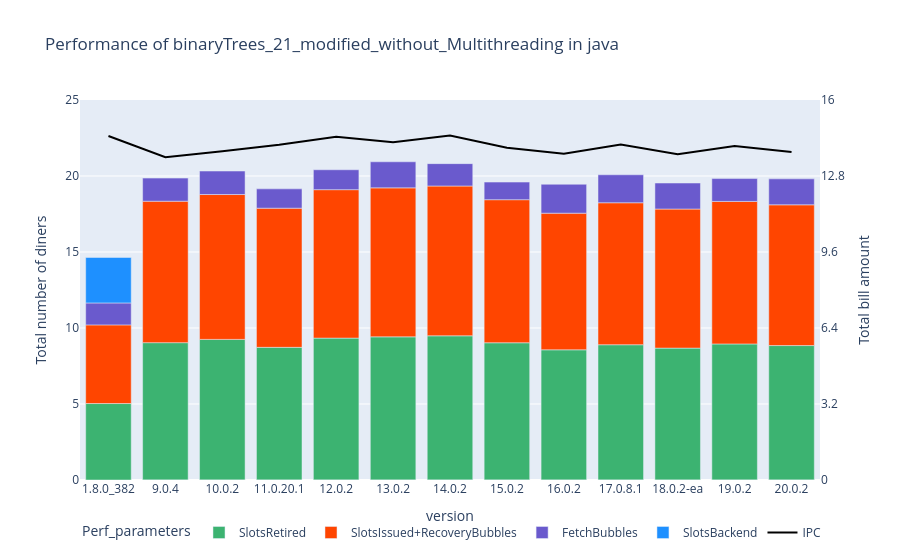
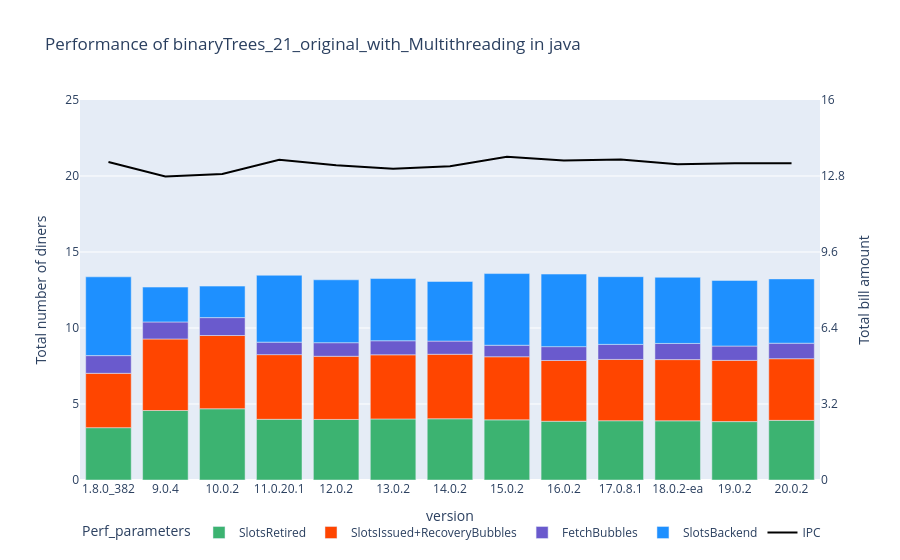
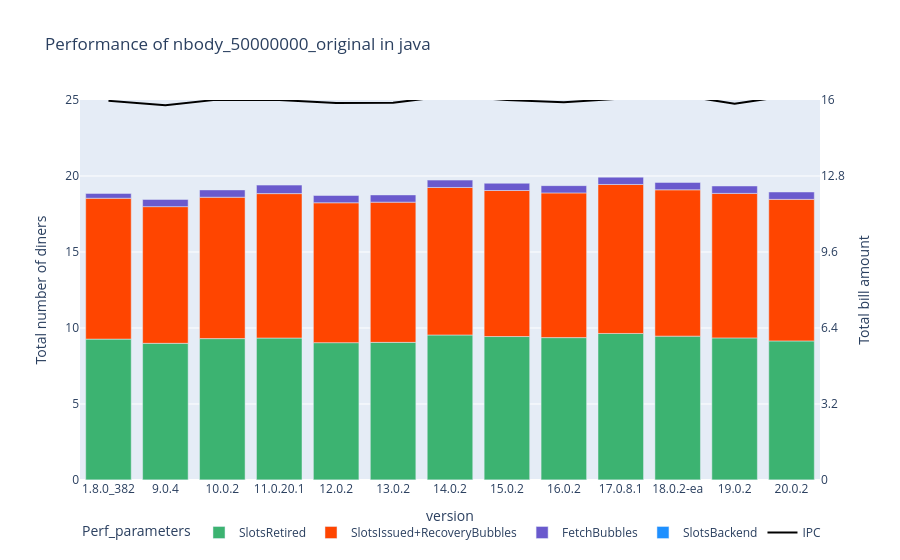

Notebook source saved alongside these figures, in order:
### Code cell
x_data = "version"
categories = ['SlotsRetired','SlotsIssued+RecoveryBubbles','FetchBubbles','SlotsBackend']
color_list = ["MediumSeaGreen", "OrangeRed", "SlateBlue", "DodgerBlue"]
programs = df_perf["path"].unique()

flag = True

for program in programs:
    df = df_perf.groupby([x_data,"path"], sort=False)[categories].median().reset_index()
    df_IPC = df_perf.groupby([x_data,"path"], sort=False)[['TotalSlots']].median().reset_index()
    df_IPC = df_IPC.query('path == "'+ program +'"')
    df_IPC = df_IPC.drop('path', axis=1)
    
    df = df[df['version'].str.contains("2.5.6|2.7.18|3.0.1|3.4.10|3.5.10") == False]
    df = df.query('path == "'+ program +'"')
    df = df.drop('path', axis=1)

    df_melted = pd.melt(df, id_vars=['version'], var_name='Perf_parameters', value_name='Value')
    df_melted_2 = pd.melt(df_IPC, id_vars=['version'], var_name='IPC', value_name='Value')

    fig = px.bar(df_melted,
                x = "version",
                y = "Value",
                color = "Perf_parameters",
                color_discrete_sequence=color_list,
                title="Performance of " + program + " in " + language)
    fig.add_trace(
        go.Scatter(
            x=df_melted_2["version"],
            y=df_melted_2["Value"],
            mode="lines",
            yaxis="y2",
            marker=dict(color="black"),
            name="IPC"
        )
    )
    fig.update_layout(
        legend=dict(orientation="h"),
        yaxis=dict(
            title=dict(text="Issue-pipeline slots (10^9)"),
            side="left",
            range=[0, 25],
        ),
        yaxis2=dict(
            title=dict(text="Total number of slots (10^9)"),
            side="right",
            range=[0, 16],
            overlaying="y",
            tickmode="sync",
        ),
    )

    fig.show()

### Figure 1 — Plotly figure (JSON) as saved in the notebook; plotly's stock layout.template omitted (floating-point values rounded to 4 significant figures)
{"data": [{"alignmentgroup": "True", "hovertemplate": "Perf_parameters=SlotsRetired<br>version=%{x}<br>Value=%{y}<extra></extra>", "legendgroup": "SlotsRetired", "marker": {"color": "MediumSeaGreen", "pattern": {"shape": ""}}, "name": "SlotsRetired", "offsetgroup": "SlotsRetired", "orientation": "v", "showlegend": true, "textposition": "auto", "type": "bar", "x": ["1.8.0_382", "9.0.4", "10.0.2", "11.0.20.1", "12.0.2", "13.0.2", "14.0.2", "15.0.2", "16.0.2", "17.0.8.1", "18.0.2-ea", "19.0.2", "20.0.2"], "xaxis": "x", "y": [5.031, 9.035, 9.251, 8.728, 9.335, 9.419, 9.487, 9.029, 8.566, 8.899, 8.677, 8.952, 8.845], "yaxis": "y"}, {"alignmentgroup": "True", "hovertemplate": "Perf_parameters=SlotsIssued+RecoveryBubbles<br>version=%{x}<br>Value=%{y}<extra></extra>", "legendgroup": "SlotsIssued+RecoveryBubbles", "marker": {"color": "OrangeRed", "pattern": {"shape": ""}}, "name": "SlotsIssued+RecoveryBubbles", "offsetgroup": "SlotsIssued+RecoveryBubbles", "orientation": "v", "showlegend": true, "textposition": "auto", "type": "bar", "x": ["1.8.0_382", "9.0.4", "10.0.2", "11.0.20.1", "12.0.2", "13.0.2", "14.0.2", "15.0.2", "16.0.2", "17.0.8.1", "18.0.2-ea", "19.0.2", "20.0.2"], "xaxis": "x", "y": [5.175, 9.307, 9.53, 9.154, 9.766, 9.8, 9.855, 9.412, 8.988, 9.341, 9.149, 9.375, 9.26], "yaxis": "y"}, {"alignmentgroup": "True", "hovertemplate": "Perf_parameters=FetchBubbles<br>version=%{x}<br>Value=%{y}<extra></extra>", "legendgroup": "FetchBubbles", "marker": {"color": "SlateBlue", "pattern": {"shape": ""}}, "name": "FetchBubbles", "offsetgroup": "FetchBubbles", "orientation": "v", "showlegend": true, "textposition": "auto", "type": "bar", "x": ["1.8.0_382", "9.0.4", "10.0.2", "11.0.20.1", "12.0.2", "13.0.2", "14.0.2", "15.0.2", "16.0.2", "17.0.8.1", "18.0.2-ea", "19.0.2", "20.0.2"], "xaxis": "x", "y": [1.444, 1.519, 1.545, 1.27, 1.309, 1.716, 1.472, 1.159, 1.903, 1.841, 1.711, 1.504, 1.706], "yaxis": "y"}, {"alignmentgroup": "True", "hovertemplate": "Perf_parameters=SlotsBackend<br>version=%{x}<br>Value=%{y}<extra></extra>", "legendgroup": "SlotsBackend", "marker": {"color": "DodgerBlue", "pattern": {"shape": ""}}, "name": "SlotsBackend", "offsetgroup": "SlotsBackend", "orientation": "v", "showlegend": true, "textposition": "auto", "type": "bar", "x": ["1.8.0_382", "9.0.4", "10.0.2", "11.0.20.1", "12.0.2", "13.0.2", "14.0.2", "15.0.2", "16.0.2", "17.0.8.1", "18.0.2-ea", "19.0.2", "20.0.2"], "xaxis": "x", "y": [2.99, -6.083, -6.355, -5.081, -6.012, -6.539, -6.287, -5.605, -5.589, -5.786, -5.743, -5.648, -5.903], "yaxis": "y"}, {"marker": {"color": "black"}, "mode": "lines", "name": "IPC", "type": "scatter", "x": ["1.8.0_382", "9.0.4", "10.0.2", "11.0.20.1", "12.0.2", "13.0.2", "14.0.2", "15.0.2", "16.0.2", "17.0.8.1", "18.0.2-ea", "19.0.2", "20.0.2"], "y": [14.48, 13.59, 13.84, 14.11, 14.45, 14.22, 14.51, 13.99, 13.74, 14.13, 13.71, 14.06, 13.81], "yaxis": "y2"}], "layout": {"barmode": "relative", "legend": {"orientation": "h", "title": {"text": "Perf_parameters"}, "tracegroupgap": 0}, "title": {"text": "Performance of binaryTrees_21_modified_without_Multithreading in java"}, "xaxis": {"anchor": "y", "domain": [0, 1], "title": {"text": "version"}}, "yaxis": {"anchor": "x", "domain": [0, 1], "range": [0, 25], "side": "left", "title": {"text": "Total number of diners"}}, "yaxis2": {"overlaying": "y", "range": [0, 16], "side": "right", "tickmode": "sync", "title": {"text": "Total bill amount"}}}}

### Figure 2 — Plotly figure (JSON) as saved in the notebook; plotly's stock layout.template omitted (floating-point values rounded to 4 significant figures)
{"data": [{"alignmentgroup": "True", "hovertemplate": "Perf_parameters=SlotsRetired<br>version=%{x}<br>Value=%{y}<extra></extra>", "legendgroup": "SlotsRetired", "marker": {"color": "MediumSeaGreen", "pattern": {"shape": ""}}, "name": "SlotsRetired", "offsetgroup": "SlotsRetired", "orientation": "v", "showlegend": true, "textposition": "auto", "type": "bar", "x": ["1.8.0_382", "9.0.4", "10.0.2", "11.0.20.1", "12.0.2", "13.0.2", "14.0.2", "15.0.2", "16.0.2", "17.0.8.1", "18.0.2-ea", "19.0.2", "20.0.2"], "xaxis": "x", "y": [3.443, 4.572, 4.687, 3.992, 3.984, 4.016, 4.03, 3.957, 3.865, 3.9, 3.895, 3.841, 3.923], "yaxis": "y"}, {"alignmentgroup": "True", "hovertemplate": "Perf_parameters=SlotsIssued+RecoveryBubbles<br>version=%{x}<br>Value=%{y}<extra></extra>", "legendgroup": "SlotsIssued+RecoveryBubbles", "marker": {"color": "OrangeRed", "pattern": {"shape": ""}}, "name": "SlotsIssued+RecoveryBubbles", "offsetgroup": "SlotsIssued+RecoveryBubbles", "orientation": "v", "showlegend": true, "textposition": "auto", "type": "bar", "x": ["1.8.0_382", "9.0.4", "10.0.2", "11.0.20.1", "12.0.2", "13.0.2", "14.0.2", "15.0.2", "16.0.2", "17.0.8.1", "18.0.2-ea", "19.0.2", "20.0.2"], "xaxis": "x", "y": [3.576, 4.706, 4.819, 4.256, 4.156, 4.221, 4.241, 4.151, 3.997, 4.032, 4.026, 4.03, 4.057], "yaxis": "y"}, {"alignmentgroup": "True", "hovertemplate": "Perf_parameters=FetchBubbles<br>version=%{x}<br>Value=%{y}<extra></extra>", "legendgroup": "FetchBubbles", "marker": {"color": "SlateBlue", "pattern": {"shape": ""}}, "name": "FetchBubbles", "offsetgroup": "FetchBubbles", "orientation": "v", "showlegend": true, "textposition": "auto", "type": "bar", "x": ["1.8.0_382", "9.0.4", "10.0.2", "11.0.20.1", "12.0.2", "13.0.2", "14.0.2", "15.0.2", "16.0.2", "17.0.8.1", "18.0.2-ea", "19.0.2", "20.0.2"], "xaxis": "x", "y": [1.164, 1.121, 1.176, 0.8222, 0.8936, 0.924, 0.8684, 0.7568, 0.9121, 0.9892, 1.063, 0.9423, 1.02], "yaxis": "y"}, {"alignmentgroup": "True", "hovertemplate": "Perf_parameters=SlotsBackend<br>version=%{x}<br>Value=%{y}<extra></extra>", "legendgroup": "SlotsBackend", "marker": {"color": "DodgerBlue", "pattern": {"shape": ""}}, "name": "SlotsBackend", "offsetgroup": "SlotsBackend", "orientation": "v", "showlegend": true, "textposition": "auto", "type": "bar", "x": ["1.8.0_382", "9.0.4", "10.0.2", "11.0.20.1", "12.0.2", "13.0.2", "14.0.2", "15.0.2", "16.0.2", "17.0.8.1", "18.0.2-ea", "19.0.2", "20.0.2"], "xaxis": "x", "y": [5.185, 2.293, 2.073, 4.4, 4.139, 4.092, 3.924, 4.715, 4.774, 4.454, 4.353, 4.316, 4.231], "yaxis": "y"}, {"marker": {"color": "black"}, "mode": "lines", "name": "IPC", "type": "scatter", "x": ["1.8.0_382", "9.0.4", "10.0.2", "11.0.20.1", "12.0.2", "13.0.2", "14.0.2", "15.0.2", "16.0.2", "17.0.8.1", "18.0.2-ea", "19.0.2", "20.0.2"], "y": [13.39, 12.78, 12.89, 13.48, 13.25, 13.11, 13.21, 13.61, 13.45, 13.5, 13.29, 13.34, 13.33], "yaxis": "y2"}], "layout": {"barmode": "relative", "legend": {"orientation": "h", "title": {"text": "Perf_parameters"}, "tracegroupgap": 0}, "title": {"text": "Performance of binaryTrees_21_original_with_Multithreading in java"}, "xaxis": {"anchor": "y", "domain": [0, 1], "title": {"text": "version"}}, "yaxis": {"anchor": "x", "domain": [0, 1], "range": [0, 25], "side": "left", "title": {"text": "Total number of diners"}}, "yaxis2": {"overlaying": "y", "range": [0, 16], "side": "right", "tickmode": "sync", "title": {"text": "Total bill amount"}}}}

### Figure 3 — Plotly figure (JSON) as saved in the notebook; plotly's stock layout.template omitted (floating-point values rounded to 4 significant figures)
{"data": [{"alignmentgroup": "True", "hovertemplate": "Perf_parameters=SlotsRetired<br>version=%{x}<br>Value=%{y}<extra></extra>", "legendgroup": "SlotsRetired", "marker": {"color": "MediumSeaGreen", "pattern": {"shape": ""}}, "name": "SlotsRetired", "offsetgroup": "SlotsRetired", "orientation": "v", "showlegend": true, "textposition": "auto", "type": "bar", "x": ["1.8.0_382", "9.0.4", "10.0.2", "11.0.20.1", "12.0.2", "13.0.2", "14.0.2", "15.0.2", "16.0.2", "17.0.8.1", "18.0.2-ea", "19.0.2", "20.0.2"], "xaxis": "x", "y": [9.268, 8.992, 9.302, 9.341, 9.036, 9.055, 9.541, 9.439, 9.368, 9.641, 9.465, 9.349, 9.151], "yaxis": "y"}, {"alignmentgroup": "True", "hovertemplate": "Perf_parameters=SlotsIssued+RecoveryBubbles<br>version=%{x}<br>Value=%{y}<extra></extra>", "legendgroup": "SlotsIssued+RecoveryBubbles", "marker": {"color": "OrangeRed", "pattern": {"shape": ""}}, "name": "SlotsIssued+RecoveryBubbles", "offsetgroup": "SlotsIssued+RecoveryBubbles", "orientation": "v", "showlegend": true, "textposition": "auto", "type": "bar", "x": ["1.8.0_382", "9.0.4", "10.0.2", "11.0.20.1", "12.0.2", "13.0.2", "14.0.2", "15.0.2", "16.0.2", "17.0.8.1", "18.0.2-ea", "19.0.2", "20.0.2"], "xaxis": "x", "y": [9.268, 8.992, 9.302, 9.5, 9.202, 9.224, 9.703, 9.607, 9.52, 9.801, 9.627, 9.508, 9.313], "yaxis": "y"}, {"alignmentgroup": "True", "hovertemplate": "Perf_parameters=FetchBubbles<br>version=%{x}<br>Value=%{y}<extra></extra>", "legendgroup": "FetchBubbles", "marker": {"color": "SlateBlue", "pattern": {"shape": ""}}, "name": "FetchBubbles", "offsetgroup": "FetchBubbles", "orientation": "v", "showlegend": true, "textposition": "auto", "type": "bar", "x": ["1.8.0_382", "9.0.4", "10.0.2", "11.0.20.1", "12.0.2", "13.0.2", "14.0.2", "15.0.2", "16.0.2", "17.0.8.1", "18.0.2-ea", "19.0.2", "20.0.2"], "xaxis": "x", "y": [0.3193, 0.4739, 0.4824, 0.5587, 0.4811, 0.4767, 0.4853, 0.4778, 0.4786, 0.482, 0.4865, 0.4873, 0.4858], "yaxis": "y"}, {"alignmentgroup": "True", "hovertemplate": "Perf_parameters=SlotsBackend<br>version=%{x}<br>Value=%{y}<extra></extra>", "legendgroup": "SlotsBackend", "marker": {"color": "DodgerBlue", "pattern": {"shape": ""}}, "name": "SlotsBackend", "offsetgroup": "SlotsBackend", "orientation": "v", "showlegend": true, "textposition": "auto", "type": "bar", "x": ["1.8.0_382", "9.0.4", "10.0.2", "11.0.20.1", "12.0.2", "13.0.2", "14.0.2", "15.0.2", "16.0.2", "17.0.8.1", "18.0.2-ea", "19.0.2", "20.0.2"], "xaxis": "x", "y": [-2.876, -2.686, -3.047, -3.432, -2.887, -2.894, -3.559, -3.52, -3.495, -3.856, -3.559, -3.561, -2.882], "yaxis": "y"}, {"marker": {"color": "black"}, "mode": "lines", "name": "IPC", "type": "scatter", "x": ["1.8.0_382", "9.0.4", "10.0.2", "11.0.20.1", "12.0.2", "13.0.2", "14.0.2", "15.0.2", "16.0.2", "17.0.8.1", "18.0.2-ea", "19.0.2", "20.0.2"], "y": [15.97, 15.78, 16.04, 16.0, 15.88, 15.89, 16.18, 16.0, 15.9, 16.07, 16.21, 15.85, 16.19], "yaxis": "y2"}], "layout": {"barmode": "relative", "legend": {"orientation": "h", "title": {"text": "Perf_parameters"}, "tracegroupgap": 0}, "title": {"text": "Performance of nbody_50000000_original in java"}, "xaxis": {"anchor": "y", "domain": [0, 1], "title": {"text": "version"}}, "yaxis": {"anchor": "x", "domain": [0, 1], "range": [0, 25], "side": "left", "title": {"text": "Total number of diners"}}, "yaxis2": {"overlaying": "y", "range": [0, 16], "side": "right", "tickmode": "sync", "title": {"text": "Total bill amount"}}}}
